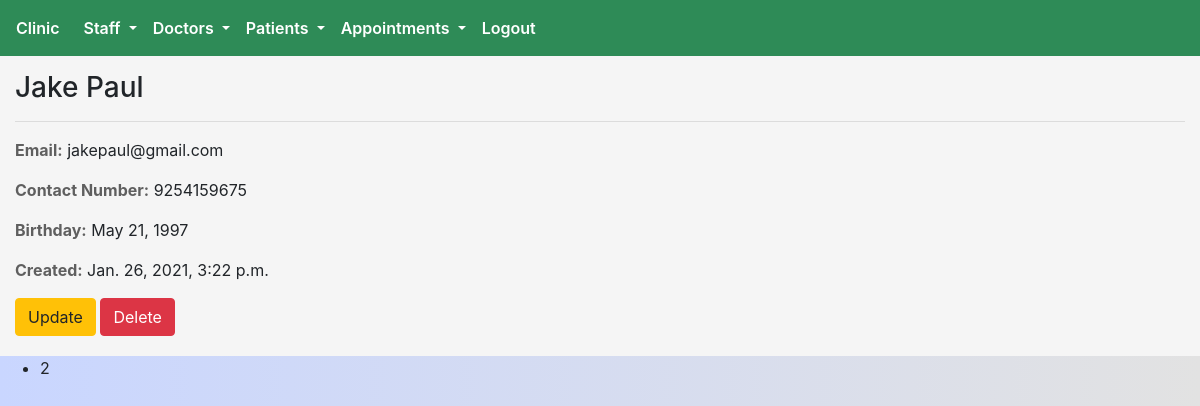
Before: /patient/2/ (signed in) with the older database file.
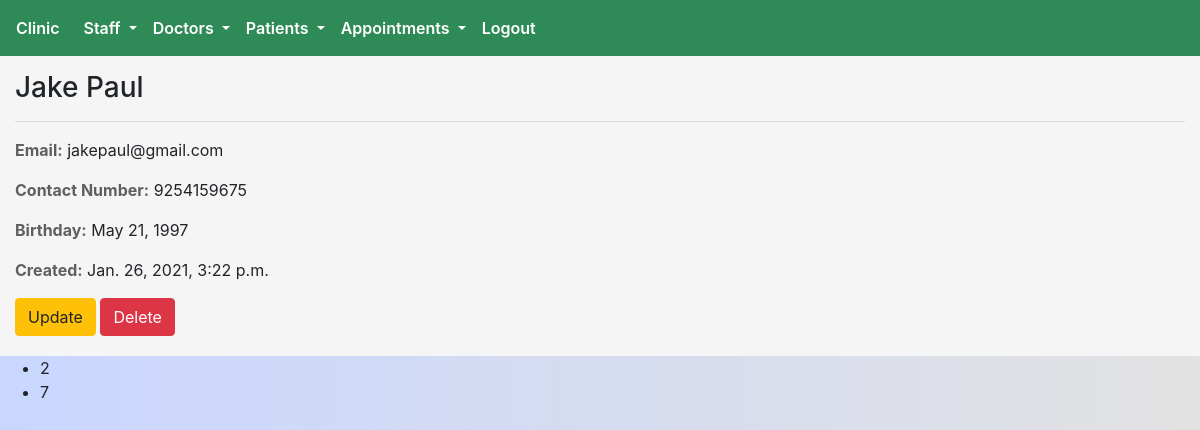
After: the same page with the newer database file.
### appointment/models.py (models this page shows, shortened)
class Appointment(models.Model):
    created_by = models.ForeignKey(
        User,
        on_delete = models.SET_NULL,
        null = True,
        related_name='appointments'
    )
    doctor = models.ForeignKey(
        Doctor,
        on_delete = models.SET_NULL,
        related_name='appointments',
        null = True,
        blank=True
    )
    patient = models.ForeignKey(
        Patient,
        on_delete=models.SET_NULL,
        null = True,
        related_name='appointments'
    )
    created_on = models.DateTimeField(auto_now_add=True)
    schedule_date = models.DateField()
    schedule_time = models.TimeField()
    description = models.CharField(max_length=500)
    is_paid = models.BooleanField(default=False)
    is_complete = models.BooleanField(default=False)
    price = models.IntegerField()

### patient/views.py (the view)
# urls.py: path('<int:pk>/',login_required(views.PatientsDetailView.as_view()),name='detail'),
class PatientsDetailView(generic.DetailView):
    template_name = 'patient/patient_detail.html'
    context_object_name = 'patient_detail'
    model = Patient

### templates/patient/patient_detail.html
{% extends 'core/base.html' %}
{% block head_block %}
{% load static %}
<link rel="stylesheet" href="{% static 'css/patient.css'%}">
{% load formcss %}
{% endblock head_block %}
{% block body_block %}
    <div class="patient-details-main-container">
      <div class="patient-info-container">
        <h3>{{patient_detail.first_name | title}} {{patient_detail.last_name | title}}</h3>
        <hr>
        <p><strong style="color:#5f5f5f;">Email:</strong> {{patient_detail.email}}</p>
        <p><strong style="color:#5f5f5f;">Contact Number:</strong> {{patient_detail.contact_number}}</p>
        <p><strong style="color:#5f5f5f;">Birthday:</strong> {{patient_detail.birthday}}</p>
        <p><strong style="color:#5f5f5f;">Created:</strong> {{patient_detail.created_on}}</p>
        {% if user.is_staff %}
        <div class="cta-container">
          <a href="{% url 'patient:update' pk=patient_detail.id %}" class="btn btn-warning">Update</a>
          <a href="{% url 'patient:delete' pk=patient_detail.id%}" class="btn btn-danger">Delete</a>
        </div>
        {% endif %}
      </div>
    </div>
  <ul>
   {% for appointment in patient_detail.appointments.all %}
   <li>{{ appointment.id }}</li>
   {% endfor %}
  </ul>
{% endblock body_block %}

Changed rows visible on the page:
added Appointment: id "7"
